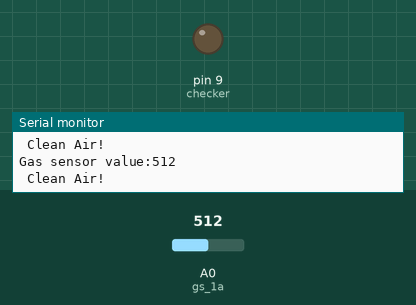
Simulated run of this sketch. Board: Arduino Uno, built with avr-gcc and run on an emulated ATmega328P. Shown: output pins drawn as LEDs (lit = HIGH), the last lines printed to the serial monitor. The test bench sets the inputs (shaded band); at power-on: A0 (gs_1a) = 512.

Above: at 1.8 s.
1.9 s: A0 (gs_1a) set to 483
At 3.0 s:
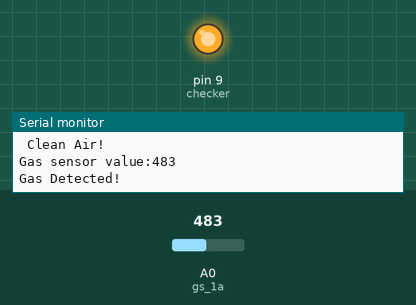
3.5 s: A0 (gs_1a) set to 510
At 4.5 s:
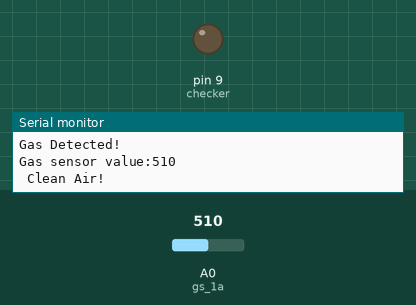
5.5 s: A0 (gs_1a) set to 490
At 7.3 s:
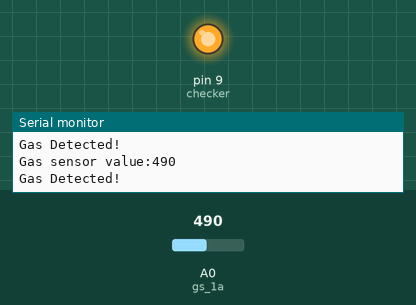
Timing chart, 0 to 8.8 s (numbered marks = the images above; inputs shaded):
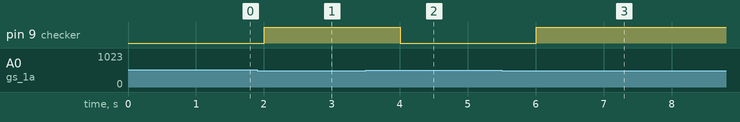

The sketch:

gas_sensor.ino
```cpp
int checker = 9; // checker led
int gs_1a = A0; //gs_1 = gas sensor of node 1 analog pin
int gs_1a_val = 0;
void setup()
{
  pinMode(checker, OUTPUT);
  Serial.begin(9600);
}
void loop()
{
  gs_1a_val = analogRead(gs_1a);
  Serial.print("Gas sensor value:" );
  Serial.println(gs_1a_val);
  if(gs_1a_val<500){
    Serial.println("Gas Detected!");
    digitalWrite(checker, HIGH); // Led ON
  } else {
    Serial.println(" Clean Air!");
    digitalWrite(checker, LOW); // Led OFF
  }
  delay(1000);
}
```

Measured:
- the behaviour switches between 500 and 499 on A0 (gs_1a) (found by bisection; images 0 and 1)
- after the input at 1.9 s, pin 9 (checker): LOW → HIGH after 0.10 s
- after the input at 3.5 s, pin 9 (checker): HIGH → LOW after 0.50 s
- after the input at 5.5 s, pin 9 (checker): LOW → HIGH after 0.50 s
